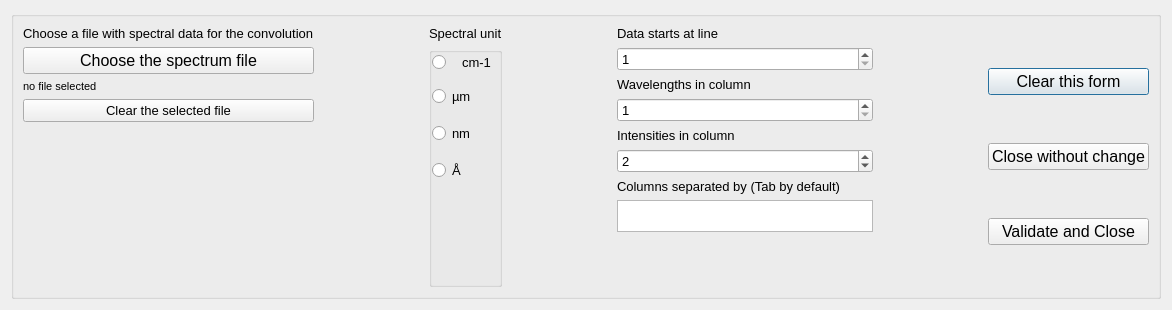
<?xml version="1.0" encoding="UTF-8"?>
<ui version="4.0">
 <class>Dialog</class>
 <widget class="QDialog" name="Dialog">
  <property name="geometry">
   <rect>
    <x>0</x>
    <y>0</y>
    <width>1172</width>
    <height>310</height>
   </rect>
  </property>
  <property name="font">
   <font>
    <family>MS Shell Dlg 2</family>
    <pointsize>14</pointsize>
   </font>
  </property>
  <property name="windowTitle">
   <string>Spectrum for convolution</string>
  </property>
  <layout class="QVBoxLayout" name="verticalLayout_7">
   <item>
    <widget class="QGroupBox" name="groupBox_2">
     <property name="font">
      <font>
       <family>Trebuchet MS</family>
       <pointsize>14</pointsize>
      </font>
     </property>
     <property name="title">
      <string/>
     </property>
     <layout class="QVBoxLayout" name="verticalLayout_6">
      <item>
       <layout class="QGridLayout" name="gridLayout_2">
        <item row="0" column="6">
         <layout class="QVBoxLayout" name="verticalLayout">
          <item>
           <widget class="QPushButton" name="btn_clear">
            <property name="font">
             <font>
              <family>MS Shell Dlg 2</family>
              <pointsize>12</pointsize>
             </font>
            </property>
            <property name="text">
             <string>Clear this form</string>
            </property>
           </widget>
          </item>
          <item>
           <widget class="QPushButton" name="btn_close">
            <property name="font">
             <font>
              <family>MS Shell Dlg 2</family>
              <pointsize>12</pointsize>
             </font>
            </property>
            <property name="text">
             <string>Close without change</string>
            </property>
           </widget>
          </item>
          <item>
           <widget class="QPushButton" name="btn_save">
            <property name="font">
             <font>
              <family>MS Shell Dlg 2</family>
              <pointsize>12</pointsize>
             </font>
            </property>
            <property name="text">
             <string>Validate and Close</string>
            </property>
           </widget>
          </item>
         </layout>
        </item>
        <item row="0" column="2">
         <layout class="QVBoxLayout" name="verticalLayout_3">
          <item>
           <widget class="QLabel" name="label_2">
            <property name="font">
             <font>
              <family>MS Shell Dlg 2</family>
              <pointsize>10</pointsize>
             </font>
            </property>
            <property name="text">
             <string>Spectral unit</string>
            </property>
           </widget>
          </item>
          <item>
           <widget class="QGroupBox" name="groupBox_3">
            <property name="font">
             <font>
              <family>Trebuchet MS</family>
              <pointsize>10</pointsize>
             </font>
            </property>
            <property name="title">
             <string/>
            </property>
            <property name="flat">
             <bool>true</bool>
            </property>
            <layout class="QVBoxLayout" name="verticalLayout_4">
             <property name="spacing">
              <number>16</number>
             </property>
             <property name="leftMargin">
              <number>0</number>
             </property>
             <property name="topMargin">
              <number>2</number>
             </property>
             <property name="rightMargin">
              <number>0</number>
             </property>
             <item>
              <layout class="QHBoxLayout" name="horizontalLayout_4">
               <item>
                <widget class="QRadioButton" name="rbtn_cm">
                 <property name="sizePolicy">
                  <sizepolicy hsizetype="Maximum" vsizetype="Maximum">
                   <horstretch>0</horstretch>
                   <verstretch>0</verstretch>
                  </sizepolicy>
                 </property>
                 <property name="font">
                  <font>
                   <family>Times New Roman</family>
                  </font>
                 </property>
                 <property name="text">
                  <string/>
                 </property>
                </widget>
               </item>
               <item alignment="Qt::AlignLeft">
                <widget class="QLabel" name="cm_label">
                 <property name="sizePolicy">
                  <sizepolicy hsizetype="Maximum" vsizetype="Maximum">
                   <horstretch>0</horstretch>
                   <verstretch>0</verstretch>
                  </sizepolicy>
                 </property>
                 <property name="font">
                  <font>
                   <family>MS Shell Dlg 2</family>
                   <pointsize>10</pointsize>
                  </font>
                 </property>
                 <property name="text">
                  <string>cm-1</string>
                 </property>
                </widget>
               </item>
              </layout>
             </item>
             <item>
              <widget class="QRadioButton" name="rbtn_micron">
               <property name="font">
                <font>
                 <family>MS Shell Dlg 2</family>
                 <pointsize>10</pointsize>
                </font>
               </property>
               <property name="text">
                <string>µm</string>
               </property>
              </widget>
             </item>
             <item>
              <widget class="QRadioButton" name="rbtn_nm">
               <property name="font">
                <font>
                 <family>MS Shell Dlg 2</family>
                 <pointsize>10</pointsize>
                </font>
               </property>
               <property name="text">
                <string>nm</string>
               </property>
              </widget>
             </item>
             <item>
              <widget class="QRadioButton" name="rbtn_A">
               <property name="font">
                <font>
                 <family>MS Shell Dlg 2</family>
                 <pointsize>10</pointsize>
                </font>
               </property>
               <property name="text">
                <string>Å</string>
               </property>
              </widget>
             </item>
             <item>
              <spacer name="verticalSpacer_2">
               <property name="orientation">
                <enum>Qt::Vertical</enum>
               </property>
               <property name="sizeHint" stdset="0">
                <size>
                 <width>20</width>
                 <height>40</height>
                </size>
               </property>
              </spacer>
             </item>
            </layout>
           </widget>
          </item>
         </layout>
        </item>
        <item row="0" column="0">
         <layout class="QVBoxLayout" name="verticalLayout_2">
          <item>
           <widget class="QLabel" name="label_3">
            <property name="font">
             <font>
              <family>MS Shell Dlg 2</family>
              <pointsize>10</pointsize>
             </font>
            </property>
            <property name="text">
             <string>Choose a file with spectral data for the convolution</string>
            </property>
           </widget>
          </item>
          <item>
           <widget class="QPushButton" name="btn_filechoose">
            <property name="font">
             <font>
              <family>MS Shell Dlg 2</family>
              <pointsize>12</pointsize>
             </font>
            </property>
            <property name="text">
             <string>Choose the spectrum file</string>
            </property>
           </widget>
          </item>
          <item>
           <widget class="QLabel" name="label_file_selected">
            <property name="font">
             <font>
              <family>MS Shell Dlg 2</family>
              <pointsize>8</pointsize>
             </font>
            </property>
            <property name="text">
             <string>no file selected</string>
            </property>
           </widget>
          </item>
          <item>
           <widget class="QPushButton" name="del_selected_file">
            <property name="sizePolicy">
             <sizepolicy hsizetype="Minimum" vsizetype="Fixed">
              <horstretch>0</horstretch>
              <verstretch>0</verstretch>
             </sizepolicy>
            </property>
            <property name="maximumSize">
             <size>
              <width>16777215</width>
              <height>16777215</height>
             </size>
            </property>
            <property name="font">
             <font>
              <family>MS Shell Dlg 2</family>
              <pointsize>10</pointsize>
             </font>
            </property>
            <property name="text">
             <string>Clear the selected file</string>
            </property>
           </widget>
          </item>
          <item>
           <spacer name="verticalSpacer">
            <property name="orientation">
             <enum>Qt::Vertical</enum>
            </property>
            <property name="sizeHint" stdset="0">
             <size>
              <width>20</width>
              <height>40</height>
             </size>
            </property>
           </spacer>
          </item>
         </layout>
        </item>
        <item row="0" column="4">
         <layout class="QVBoxLayout" name="verticalLayout_5">
          <item>
           <widget class="QLabel" name="label_4">
            <property name="font">
             <font>
              <family>MS Shell Dlg 2</family>
              <pointsize>10</pointsize>
             </font>
            </property>
            <property name="text">
             <string>Data starts at line</string>
            </property>
           </widget>
          </item>
          <item>
           <widget class="QSpinBox" name="file_start">
            <property name="font">
             <font>
              <family>MS Shell Dlg 2</family>
              <pointsize>10</pointsize>
             </font>
            </property>
            <property name="minimum">
             <number>1</number>
            </property>
            <property name="maximum">
             <number>999</number>
            </property>
           </widget>
          </item>
          <item>
           <widget class="QLabel" name="label_5">
            <property name="font">
             <font>
              <family>MS Shell Dlg 2</family>
              <pointsize>10</pointsize>
             </font>
            </property>
            <property name="text">
             <string>Wavelengths in column</string>
            </property>
           </widget>
          </item>
          <item>
           <widget class="QSpinBox" name="wlth_column">
            <property name="font">
             <font>
              <family>MS Shell Dlg 2</family>
              <pointsize>10</pointsize>
             </font>
            </property>
            <property name="minimum">
             <number>1</number>
            </property>
           </widget>
          </item>
          <item>
           <widget class="QLabel" name="label_6">
            <property name="font">
             <font>
              <family>MS Shell Dlg 2</family>
              <pointsize>10</pointsize>
             </font>
            </property>
            <property name="text">
             <string>Intensities in column</string>
            </property>
           </widget>
          </item>
          <item>
           <widget class="QSpinBox" name="ints_column">
            <property name="font">
             <font>
              <family>MS Shell Dlg 2</family>
              <pointsize>10</pointsize>
             </font>
            </property>
            <property name="minimum">
             <number>1</number>
            </property>
            <property name="value">
             <number>2</number>
            </property>
           </widget>
          </item>
          <item>
           <widget class="QLabel" name="label_7">
            <property name="font">
             <font>
              <family>MS Shell Dlg 2</family>
              <pointsize>10</pointsize>
             </font>
            </property>
            <property name="text">
             <string>Columns separated by (Tab by default)</string>
            </property>
           </widget>
          </item>
          <item>
           <widget class="QPlainTextEdit" name="separ_sign">
            <property name="maximumSize">
             <size>
              <width>16777215</width>
              <height>32</height>
             </size>
            </property>
            <property name="font">
             <font>
              <family>MS Shell Dlg 2</family>
              <pointsize>10</pointsize>
             </font>
            </property>
            <property name="verticalScrollBarPolicy">
             <enum>Qt::ScrollBarAlwaysOff</enum>
            </property>
            <property name="overwriteMode">
             <bool>false</bool>
            </property>
           </widget>
          </item>
          <item>
           <spacer name="verticalSpacer_4">
            <property name="orientation">
             <enum>Qt::Vertical</enum>
            </property>
            <property name="sizeHint" stdset="0">
             <size>
              <width>20</width>
              <height>40</height>
             </size>
            </property>
           </spacer>
          </item>
          <item>
           <spacer name="verticalSpacer_3">
            <property name="orientation">
             <enum>Qt::Vertical</enum>
            </property>
            <property name="sizeHint" stdset="0">
             <size>
              <width>20</width>
              <height>40</height>
             </size>
            </property>
           </spacer>
          </item>
         </layout>
        </item>
        <item row="0" column="3">
         <spacer name="horizontalSpacer_2">
          <property name="orientation">
           <enum>Qt::Horizontal</enum>
          </property>
          <property name="sizeHint" stdset="0">
           <size>
            <width>40</width>
            <height>20</height>
           </size>
          </property>
         </spacer>
        </item>
        <item row="0" column="1">
         <spacer name="horizontalSpacer">
          <property name="orientation">
           <enum>Qt::Horizontal</enum>
          </property>
          <property name="sizeHint" stdset="0">
           <size>
            <width>40</width>
            <height>20</height>
           </size>
          </property>
         </spacer>
        </item>
        <item row="0" column="5">
         <spacer name="horizontalSpacer_3">
          <property name="orientation">
           <enum>Qt::Horizontal</enum>
          </property>
          <property name="sizeHint" stdset="0">
           <size>
            <width>40</width>
            <height>20</height>
           </size>
          </property>
         </spacer>
        </item>
       </layout>
      </item>
     </layout>
    </widget>
   </item>
  </layout>
 </widget>
 <tabstops>
  <tabstop>btn_filechoose</tabstop>
  <tabstop>rbtn_A</tabstop>
  <tabstop>rbtn_cm</tabstop>
  <tabstop>file_start</tabstop>
  <tabstop>wlth_column</tabstop>
  <tabstop>ints_column</tabstop>
  <tabstop>btn_clear</tabstop>
  <tabstop>btn_close</tabstop>
  <tabstop>btn_save</tabstop>
  <tabstop>del_selected_file</tabstop>
  <tabstop>separ_sign</tabstop>
 </tabstops>
 <resources/>
 <connections/>
</ui>
